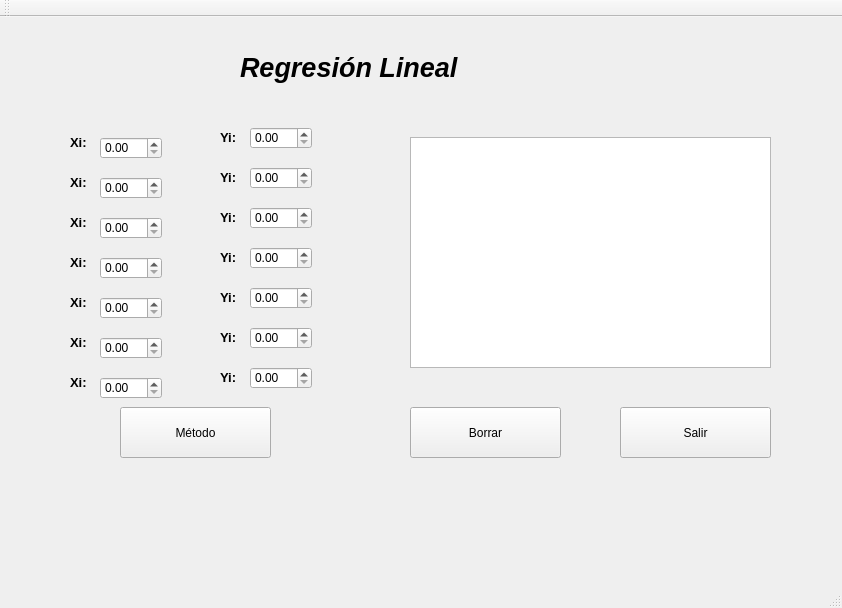
<?xml version="1.0" encoding="UTF-8"?>
<ui version="4.0">
 <class>regresionL</class>
 <widget class="QMainWindow" name="regresionL">
  <property name="geometry">
   <rect>
    <x>0</x>
    <y>0</y>
    <width>842</width>
    <height>608</height>
   </rect>
  </property>
  <property name="windowTitle">
   <string>regresionL</string>
  </property>
  <widget class="QWidget" name="centralWidget">
   <widget class="QLabel" name="label">
    <property name="geometry">
     <rect>
      <x>240</x>
      <y>30</y>
      <width>231</width>
      <height>41</height>
     </rect>
    </property>
    <property name="font">
     <font>
      <family>Arial</family>
      <pointsize>20</pointsize>
      <weight>75</weight>
      <italic>true</italic>
      <bold>true</bold>
     </font>
    </property>
    <property name="text">
     <string>Regresión Lineal</string>
    </property>
   </widget>
   <widget class="QLabel" name="label_2">
    <property name="geometry">
     <rect>
      <x>70</x>
      <y>110</y>
      <width>21</width>
      <height>31</height>
     </rect>
    </property>
    <property name="font">
     <font>
      <family>Arial</family>
      <pointsize>10</pointsize>
      <weight>75</weight>
      <bold>true</bold>
     </font>
    </property>
    <property name="text">
     <string>Xi:</string>
    </property>
   </widget>
   <widget class="QLabel" name="label_3">
    <property name="geometry">
     <rect>
      <x>70</x>
      <y>150</y>
      <width>21</width>
      <height>31</height>
     </rect>
    </property>
    <property name="font">
     <font>
      <family>Arial</family>
      <pointsize>10</pointsize>
      <weight>75</weight>
      <bold>true</bold>
     </font>
    </property>
    <property name="text">
     <string>Xi:</string>
    </property>
   </widget>
   <widget class="QLabel" name="label_4">
    <property name="geometry">
     <rect>
      <x>70</x>
      <y>190</y>
      <width>21</width>
      <height>31</height>
     </rect>
    </property>
    <property name="font">
     <font>
      <family>Arial</family>
      <pointsize>10</pointsize>
      <weight>75</weight>
      <bold>true</bold>
     </font>
    </property>
    <property name="text">
     <string>Xi:</string>
    </property>
   </widget>
   <widget class="QLabel" name="label_5">
    <property name="geometry">
     <rect>
      <x>70</x>
      <y>230</y>
      <width>21</width>
      <height>31</height>
     </rect>
    </property>
    <property name="font">
     <font>
      <family>Arial</family>
      <pointsize>10</pointsize>
      <weight>75</weight>
      <bold>true</bold>
     </font>
    </property>
    <property name="text">
     <string>Xi:</string>
    </property>
   </widget>
   <widget class="QLabel" name="label_6">
    <property name="geometry">
     <rect>
      <x>70</x>
      <y>270</y>
      <width>21</width>
      <height>31</height>
     </rect>
    </property>
    <property name="font">
     <font>
      <family>Arial</family>
      <pointsize>10</pointsize>
      <weight>75</weight>
      <bold>true</bold>
     </font>
    </property>
    <property name="text">
     <string>Xi:</string>
    </property>
   </widget>
   <widget class="QLabel" name="label_7">
    <property name="geometry">
     <rect>
      <x>70</x>
      <y>310</y>
      <width>21</width>
      <height>31</height>
     </rect>
    </property>
    <property name="font">
     <font>
      <family>Arial</family>
      <pointsize>10</pointsize>
      <weight>75</weight>
      <bold>true</bold>
     </font>
    </property>
    <property name="text">
     <string>Xi:</string>
    </property>
   </widget>
   <widget class="QLabel" name="label_9">
    <property name="geometry">
     <rect>
      <x>220</x>
      <y>110</y>
      <width>21</width>
      <height>21</height>
     </rect>
    </property>
    <property name="font">
     <font>
      <family>Arial</family>
      <pointsize>10</pointsize>
      <weight>75</weight>
      <bold>true</bold>
     </font>
    </property>
    <property name="text">
     <string>Yi:</string>
    </property>
   </widget>
   <widget class="QLabel" name="label_10">
    <property name="geometry">
     <rect>
      <x>220</x>
      <y>230</y>
      <width>21</width>
      <height>21</height>
     </rect>
    </property>
    <property name="font">
     <font>
      <family>Arial</family>
      <pointsize>10</pointsize>
      <weight>75</weight>
      <bold>true</bold>
     </font>
    </property>
    <property name="text">
     <string>Yi:</string>
    </property>
   </widget>
   <widget class="QLabel" name="label_11">
    <property name="geometry">
     <rect>
      <x>220</x>
      <y>150</y>
      <width>21</width>
      <height>21</height>
     </rect>
    </property>
    <property name="font">
     <font>
      <family>Arial</family>
      <pointsize>10</pointsize>
      <weight>75</weight>
      <bold>true</bold>
     </font>
    </property>
    <property name="text">
     <string>Yi:</string>
    </property>
   </widget>
   <widget class="QLabel" name="label_12">
    <property name="geometry">
     <rect>
      <x>220</x>
      <y>190</y>
      <width>21</width>
      <height>21</height>
     </rect>
    </property>
    <property name="font">
     <font>
      <family>Arial</family>
      <pointsize>10</pointsize>
      <weight>75</weight>
      <bold>true</bold>
     </font>
    </property>
    <property name="text">
     <string>Yi:</string>
    </property>
   </widget>
   <widget class="QLabel" name="label_13">
    <property name="geometry">
     <rect>
      <x>220</x>
      <y>270</y>
      <width>21</width>
      <height>21</height>
     </rect>
    </property>
    <property name="font">
     <font>
      <family>Arial</family>
      <pointsize>10</pointsize>
      <weight>75</weight>
      <bold>true</bold>
     </font>
    </property>
    <property name="text">
     <string>Yi:</string>
    </property>
   </widget>
   <widget class="QLabel" name="label_14">
    <property name="geometry">
     <rect>
      <x>220</x>
      <y>310</y>
      <width>21</width>
      <height>21</height>
     </rect>
    </property>
    <property name="font">
     <font>
      <family>Arial</family>
      <pointsize>10</pointsize>
      <weight>75</weight>
      <bold>true</bold>
     </font>
    </property>
    <property name="text">
     <string>Yi:</string>
    </property>
   </widget>
   <widget class="QLabel" name="label_15">
    <property name="geometry">
     <rect>
      <x>220</x>
      <y>350</y>
      <width>21</width>
      <height>21</height>
     </rect>
    </property>
    <property name="font">
     <font>
      <family>Arial</family>
      <pointsize>10</pointsize>
      <weight>75</weight>
      <bold>true</bold>
     </font>
    </property>
    <property name="text">
     <string>Yi:</string>
    </property>
   </widget>
   <widget class="QLabel" name="label_16">
    <property name="geometry">
     <rect>
      <x>70</x>
      <y>350</y>
      <width>21</width>
      <height>31</height>
     </rect>
    </property>
    <property name="font">
     <font>
      <family>Arial</family>
      <pointsize>10</pointsize>
      <weight>75</weight>
      <bold>true</bold>
     </font>
    </property>
    <property name="text">
     <string>Xi:</string>
    </property>
   </widget>
   <widget class="QTextEdit" name="Texto">
    <property name="geometry">
     <rect>
      <x>410</x>
      <y>120</y>
      <width>361</width>
      <height>231</height>
     </rect>
    </property>
    <property name="font">
     <font>
      <family>Arial Narrow</family>
      <pointsize>20</pointsize>
      <weight>75</weight>
      <italic>true</italic>
      <bold>true</bold>
     </font>
    </property>
   </widget>
   <widget class="QDoubleSpinBox" name="Xi1">
    <property name="geometry">
     <rect>
      <x>100</x>
      <y>120</y>
      <width>62</width>
      <height>22</height>
     </rect>
    </property>
   </widget>
   <widget class="QDoubleSpinBox" name="Xi2">
    <property name="geometry">
     <rect>
      <x>100</x>
      <y>160</y>
      <width>62</width>
      <height>22</height>
     </rect>
    </property>
   </widget>
   <widget class="QDoubleSpinBox" name="Xi3">
    <property name="geometry">
     <rect>
      <x>100</x>
      <y>200</y>
      <width>62</width>
      <height>22</height>
     </rect>
    </property>
   </widget>
   <widget class="QDoubleSpinBox" name="Xi4">
    <property name="geometry">
     <rect>
      <x>100</x>
      <y>240</y>
      <width>62</width>
      <height>22</height>
     </rect>
    </property>
   </widget>
   <widget class="QDoubleSpinBox" name="Xi5">
    <property name="geometry">
     <rect>
      <x>100</x>
      <y>280</y>
      <width>62</width>
      <height>22</height>
     </rect>
    </property>
   </widget>
   <widget class="QDoubleSpinBox" name="Xi6">
    <property name="geometry">
     <rect>
      <x>100</x>
      <y>320</y>
      <width>62</width>
      <height>22</height>
     </rect>
    </property>
   </widget>
   <widget class="QDoubleSpinBox" name="Xi7">
    <property name="geometry">
     <rect>
      <x>100</x>
      <y>360</y>
      <width>62</width>
      <height>22</height>
     </rect>
    </property>
   </widget>
   <widget class="QDoubleSpinBox" name="Yi1">
    <property name="geometry">
     <rect>
      <x>250</x>
      <y>110</y>
      <width>62</width>
      <height>22</height>
     </rect>
    </property>
   </widget>
   <widget class="QDoubleSpinBox" name="Yi2">
    <property name="geometry">
     <rect>
      <x>250</x>
      <y>150</y>
      <width>62</width>
      <height>22</height>
     </rect>
    </property>
   </widget>
   <widget class="QDoubleSpinBox" name="Yi3">
    <property name="geometry">
     <rect>
      <x>250</x>
      <y>190</y>
      <width>62</width>
      <height>22</height>
     </rect>
    </property>
   </widget>
   <widget class="QDoubleSpinBox" name="Yi4">
    <property name="geometry">
     <rect>
      <x>250</x>
      <y>230</y>
      <width>62</width>
      <height>22</height>
     </rect>
    </property>
   </widget>
   <widget class="QDoubleSpinBox" name="Yi5">
    <property name="geometry">
     <rect>
      <x>250</x>
      <y>270</y>
      <width>62</width>
      <height>22</height>
     </rect>
    </property>
   </widget>
   <widget class="QDoubleSpinBox" name="Yi6">
    <property name="geometry">
     <rect>
      <x>250</x>
      <y>310</y>
      <width>62</width>
      <height>22</height>
     </rect>
    </property>
   </widget>
   <widget class="QDoubleSpinBox" name="Yi7">
    <property name="geometry">
     <rect>
      <x>250</x>
      <y>350</y>
      <width>62</width>
      <height>22</height>
     </rect>
    </property>
   </widget>
   <widget class="QPushButton" name="Metodo">
    <property name="geometry">
     <rect>
      <x>120</x>
      <y>390</y>
      <width>151</width>
      <height>51</height>
     </rect>
    </property>
    <property name="text">
     <string>Método</string>
    </property>
   </widget>
   <widget class="QPushButton" name="pushButton_2">
    <property name="geometry">
     <rect>
      <x>620</x>
      <y>390</y>
      <width>151</width>
      <height>51</height>
     </rect>
    </property>
    <property name="text">
     <string>Salir</string>
    </property>
   </widget>
   <widget class="QPushButton" name="Clean">
    <property name="geometry">
     <rect>
      <x>410</x>
      <y>390</y>
      <width>151</width>
      <height>51</height>
     </rect>
    </property>
    <property name="text">
     <string>Borrar</string>
    </property>
   </widget>
  </widget>
  <widget class="QMenuBar" name="menuBar">
   <property name="geometry">
    <rect>
     <x>0</x>
     <y>0</y>
     <width>842</width>
     <height>21</height>
    </rect>
   </property>
  </widget>
  <widget class="QToolBar" name="mainToolBar">
   <attribute name="toolBarArea">
    <enum>TopToolBarArea</enum>
   </attribute>
   <attribute name="toolBarBreak">
    <bool>false</bool>
   </attribute>
  </widget>
  <widget class="QStatusBar" name="statusBar"/>
 </widget>
 <layoutdefault spacing="6" margin="11"/>
 <resources/>
 <connections>
  <connection>
   <sender>pushButton_2</sender>
   <signal>clicked()</signal>
   <receiver>regresionL</receiver>
   <slot>close()</slot>
   <hints>
    <hint type="sourcelabel">
     <x>698</x>
     <y>476</y>
    </hint>
    <hint type="destinationlabel">
     <x>598</x>
     <y>543</y>
    </hint>
   </hints>
  </connection>
 </connections>
</ui>
